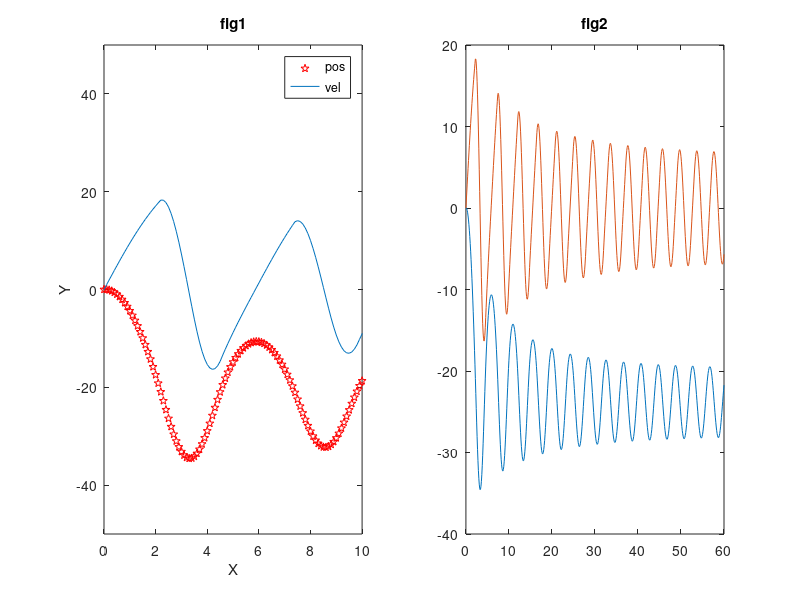

Write the MATLAB code that produced this figure.
clear all
close all
clc

m = 80; % Mass of Jumper (kg)
L = 20; % Length of unstrecthed cord (m)
g = 9.81; % Accel. of gravity (kg/s^2)
c = 15; % (kg/s)
Cd = 1; % Drag coefficent
ti = 0; % Initial time (s)
tf = 60; % Final time (s)
h = 0.1; % Time step increment
t = ti:h:tf; % Time step
v(1) = 0; % Starts at rest
z(1) = 0; % Jumps from top
k =204; % Medium Stiffness k1 
bungee=@(v,z) g-(k/m)*(z-L)-(c/m)*v-sign(v)*(Cd/m)*v^2;
bungee2=@(v) g-sign(v)*(Cd/m)*v^2;
bungee3=@(v) v;
%------Euler's--------%
for i=1:length(t)-1
    
    if z(i)>L
        
        if (z(i)-L) < 4.88
            k = 204; % Medium Stiffness k1
        else
            k = 111; % Medium Stiffness k2
        end
    
   
        v(i+1) = v(i) + bungee(v(i),z(i))*h;
       disp('bungee')
    else
        v(i+1) = v(i) + bungee2(v(i))*h;
       disp('bungee2')
    end
    
    z(i+1) = z(i) + bungee3(v(i))*h;
end
figure(1)
subplot(1,2,1)
plot(t,-z,'rp')
hold on 
plot(t,v)
title('fig1')
legend('pos','vel')
axis([0 10 -50 50])
xlabel('X')
ylabel('Y')
k
subplot(1,2,2)
plot(t,-z)
hold on 
plot(t,v)

title('fig2')
%plot(v)
%---4th Order RK------%
% for i=1:length(t)-1
%    k1 = h*bungee(v(i),t(i));
%    k2 = h*bungee(v(i)+h/2,t(i)+h/2*k1);
%    k3 = h*bungee(v(i)+h/2,t(i)+h/2*k2);
%    k4 = h*bungee(v(i)+h,t(i)+h*k3);
%    
%    v(i+1)=v(i)+(1/6)*(k1+2*k2+2*k3+k4);
% end
% for i=1:length(t)-1
%    k1 = h*bungee3(z(i),t(i));
%    k2 = h*bungee3(z(i)+h/2,t(i)+h/2*k1);
%    k3 = h*bungee3(z(i)+h/2,t(i)+h/2*k2);
%    k4 = h*bungee3(z(i)+h,t(i)+h*k3);
%    
%    z(i+1)=z(i)+(1/6)*(k1+2*k2+2*k3+k4);
% end
